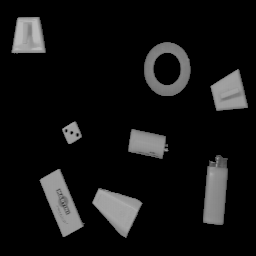
%> input picture Morphologie_mathématique/img/OBJECTS.TIF, 256 x 256 px
$ octave PARTIE3_SeillageSegmentation.m   (GNU Octave 9; MATLAB toolbox functions it lacks are replaced by stand-ins)
%> lines starting %> are read from the running program, lines starting %| are printed output that depends on the picture; in (x1, y1, x2, y2) boxes, pixels count from 0 and x2, y2 are one past the last pixel; in counts of white or black regions, pixels touching at a corner belong together; the program's own positions count from 1
%Partie 3: Seuillage et segmentation

clc
clear all
close all
######################################

ImObj = imread('img/OBJECTS.TIF');
%> ImObj is the input picture: size 256x256 uint8; min 0, max 187, mean 18.9
figure(1),imshow(ImObj),title('Image originale')   %L'image doit etre bi-modale
level = graythresh(ImObj)                          %Cette fonction cherche le seuil optimale
%> level = 0.275
BW = im2bw(ImObj, level);                          %Binarisation de l'image
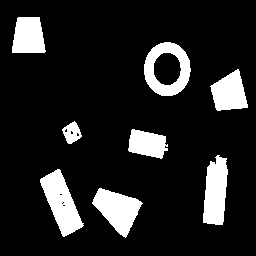
%> BW: size 256x256 logical; 13.2% white; 8 white regions, largest, box (x1, y1, x2, y2) and area: (40, 169, 84, 237) 1475, (92, 188, 143, 238) 1366, (203, 155, 228, 225) 1330
figure(2), imshow(BW)
SQ = bwmorph(BW,'skel',20);                        %Morphologie mat. => "ouverture, fermeture, dilatation, squelettisation, etc, etc..."
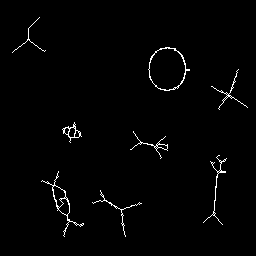
%> SQ: size 256x256 logical; 1.4% white in thin lines or dots, all inside (x1, y1, x2, y2) = (12, 17, 248, 237)
figure(3), imshow(SQ)
Result = xor(BW,SQ);
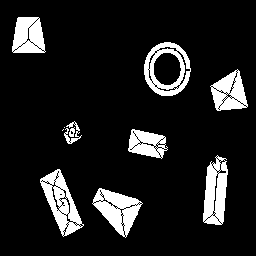
%> Result: size 256x256 logical; 11.8% white; 11 white regions (2 under 20 px), largest, box (x1, y1, x2, y2) and area: (40, 169, 84, 237) 1292, (92, 188, 143, 238) 1261, (203, 155, 228, 225) 1202
figure(4), imshow(Result)
